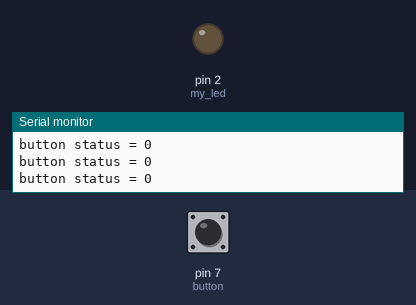
The sketch below on a simulated Arduino Uno, built with avr-gcc and run on an emulated ATmega328P. On the bench: output pins drawn as LEDs (lit = HIGH), the last lines printed to the serial monitor. Inputs (shaded band) come from the test bench; at power-on: pin 7 (button) LOW.

Above: at 1.2 s.
1.3 s: pin 7 (button) pulled HIGH for 0.15 s
At 1.4 s:
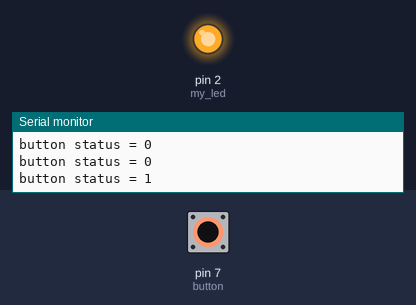
2.9 s: pin 7 (button) pulled HIGH for 3.2 s
At 6.5 s:
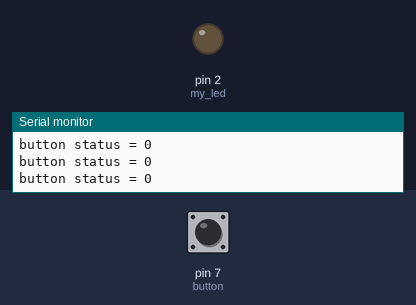
Timing chart, 0 to 8.0 s (numbered marks = the images above; inputs shaded):
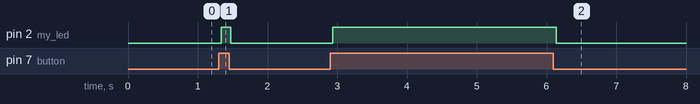

The sketch:

LED_Push_Button.ino
```cpp
#define my_led 2
#define button 7  //Global Declaration

void setup() {
   Serial.begin(9600);
   pinMode(my_led, OUTPUT);
   pinMode(button, INPUT);

}

void loop() {
 bool x = digitalRead(button);
 Serial.print("button status = ");
 Serial.println(x);
  if(x==1){
    digitalWrite(my_led, HIGH);
  }
  else{
    digitalWrite(my_led, LOW);
  }

}
```

Measured:
- after the input at 1.3 s, pin 2 (my_led): LOW → HIGH at once, → LOW 0.14 s later
- after the input at 2.9 s, pin 2 (my_led): LOW → HIGH at once, → LOW 3.2 s later
